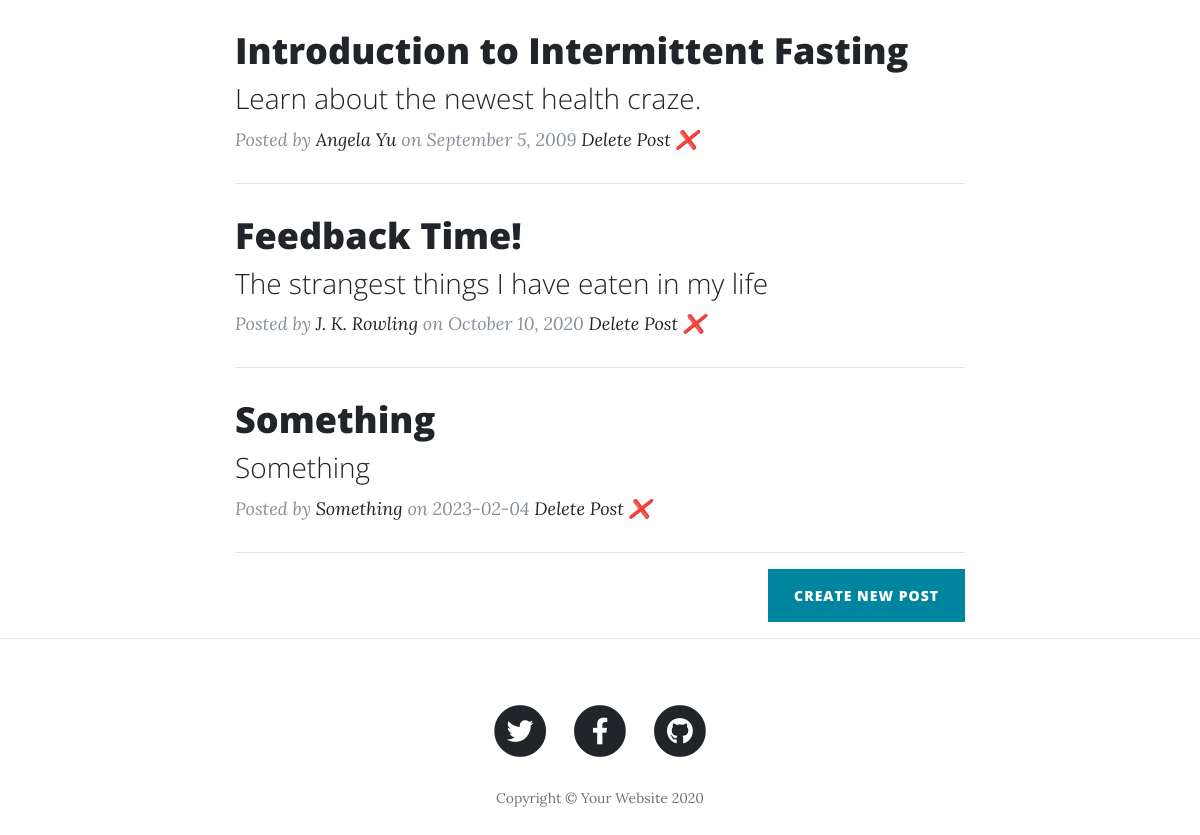
The app's page / (lower part), older data.
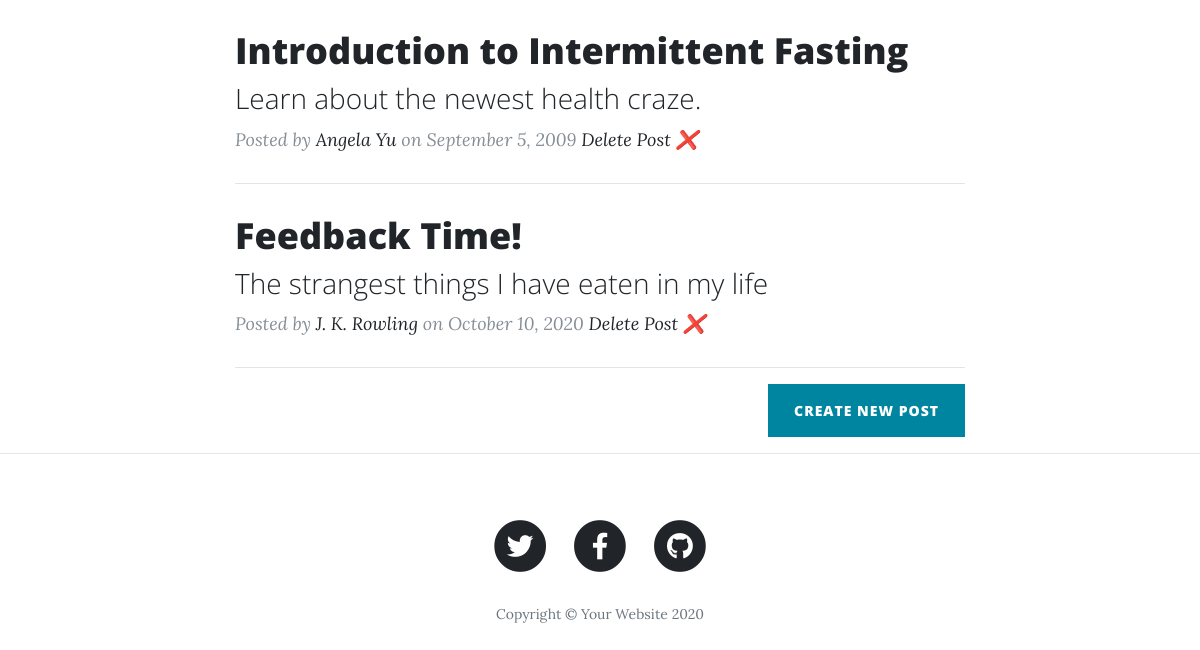
The same page, newer data.
### main.py (models this page shows)
    class BlogPost(db.Model):
        id = db.Column(db.Integer, primary_key=True)
        title = db.Column(db.String(250), unique=True, nullable=False)
        subtitle = db.Column(db.String(250), nullable=False)
        date = db.Column(db.String(250), nullable=False)
        body = db.Column(db.Text, nullable=False)
        author = db.Column(db.String(250), nullable=False)
        img_url = db.Column(db.String(250), nullable=False)

### main.py (the view)
@app.route('/')
def get_all_posts():
    posts = db.session.query(BlogPost).all()
    return render_template("index.html", all_posts=posts)

### templates/index.html (shortened to what this page needs)
{% include "header.html" %}
  <div class="container">
    <div class="row">
      <div class="col-lg-8 col-md-10 mx-auto">
        {% for post in all_posts %}
        <div class="post-preview">
          <a href="{{ url_for('show_post', index=post.id) }}">
            <h2 class="post-title">
              {{post.title}}
            </h2>
            <h3 class="post-subtitle">
              {{post.subtitle}}
            </h3>
          </a>
          <p class="post-meta">Posted by
            <a href="#">{{post.author}}</a>
            on {{post.date}}    <a href="{{url_for('delete_post', post_id=post.id)}}">Delete Post ❌</a></p>
        </div>
        <hr>
        {% endfor %}
        <div class="clearfix">
          <a class="btn btn-primary float-right" href="{{ url_for('new_post')}}">Create New Post</a>
        </div>
      </div>
    </div>
  </div>
  <hr>
{% include "footer.html" %}

Row changes from the older to the newer data that the page shows:
removed BlogPost: title "Something", subtitle "Something", author "Something", date "2023-02-04"
